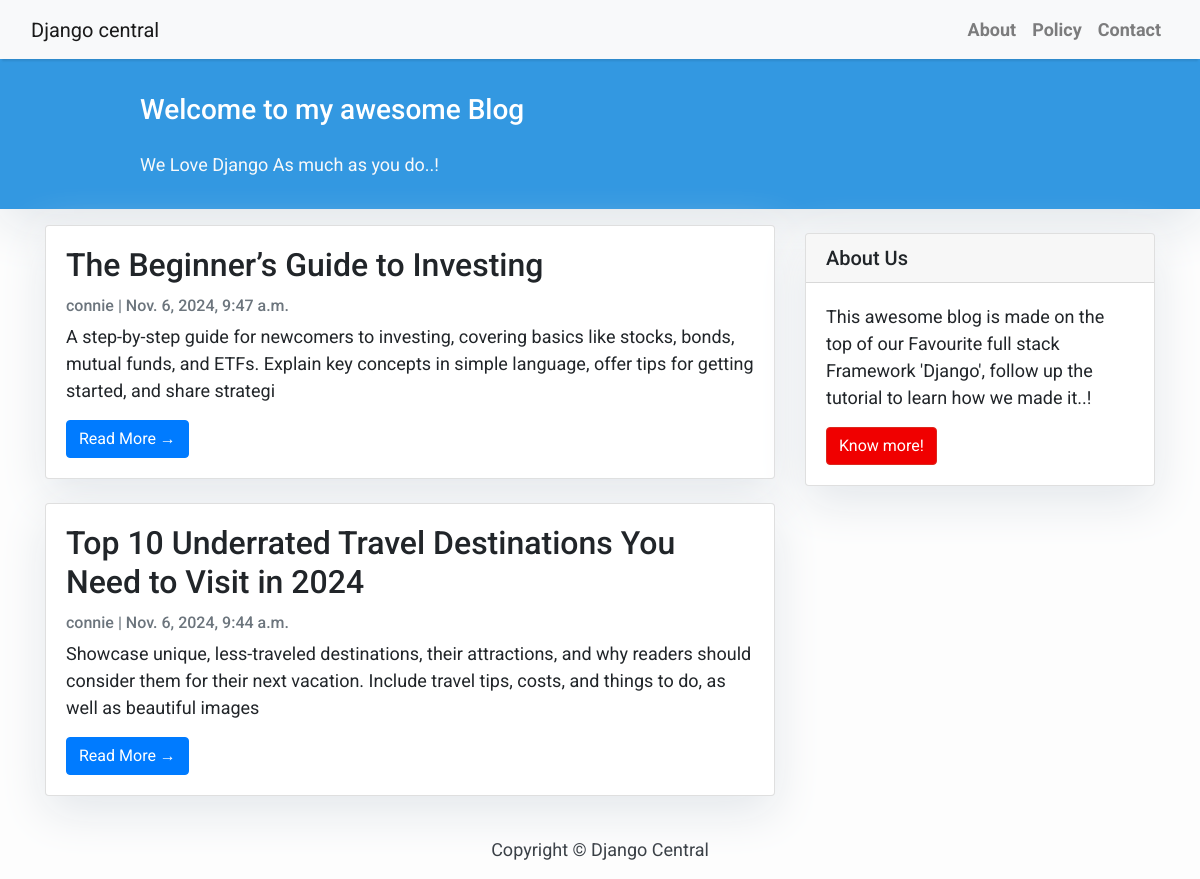
The page / on the database its author committed.
### blog/models.py (models this page shows, shortened)
class Post(models.Model):
    title = models.CharField(max_length=200, unique=True)
    slug = models.SlugField(max_length=200, unique=True)
    author = models.ForeignKey(User, on_delete= models.CASCADE,related_name='blog_posts')
    updated_on = models.DateTimeField(auto_now= True)
    content = models.TextField()
    created_on = models.DateTimeField(auto_now_add=True)
    status = models.IntegerField(choices=STATUS, default=0)
    class Meta:
        ordering = ['-created_on']

### blog/views.py (the view)
# urls.py: path('', views.PostList.as_view(), name='home'),
class PostList(generic.ListView):
    queryset = Post.objects.filter(status=1).order_by('-created_on')
    template_name = 'index.html'

### blog/templates/index.html (shortened to what this page needs)
{% extends "base.html" %}
{% block content %}
<header class="masthead">
    <div class="container">
        <div class="row">
            <div class=" col-md-8 col-md-10 mx-auto">
                <div class="site-heading">
                    <h3 class=" site-heading my-4 mt-3 text-white"> Welcome to my awesome Blog </h3>
                    <p class="text-light">We Love Django As much as you do..! &nbsp
                    </p>
                </div>
            </div>
        </div>
    </div>
</header>
<div class="container">
    <div class="row">
        <div class="col-md-8 mt-3 left">
            {% for post in post_list %}
            <div class="card mb-4">
                <div class="card-body">
                    <h2 class="card-title">{{ post.title }}</h2>
                    <p class="card-text text-muted h6">{{ post.author }} | {{ post.created_on}} </p>
                    <p class="card-text">{{post.content|slice:":200" }}</p>
                    <a href="{% url 'post_detail' post.slug  %}" class="btn btn-primary">Read More &rarr;</a>
                </div>
            </div>
            {% endfor %}
        </div>
        {% block sidebar %} {% include 'sidebar.html' %} {% endblock sidebar %}
    </div>
</div>
{%endblock%}

### blog/templates/base.html (shortened to what this page needs)
<!DOCTYPE html>
<html>
    <head>
        <link rel="stylesheet" href="https://maxcdn.bootstrapcdn.com/bootstrap/4.0.0/css/bootstrap.min.css"
 />
    </head>
    <body>
        <nav class="navbar navbar-expand-lg navbar-light bg-light shadow" id="mainNav">
            <div class="container-fluid">
                <a class="navbar-brand" href="{% url 'home' %}">Django central</a>
                <div class="collapse navbar-collapse" id="navbarResponsive">
                    <ul class="navbar-nav ml-auto">
                        <li class="nav-item text-black">
                            <a class="nav-link text-black font-weight-bold" href="#">About</a>
                        </li>
                        <li class="nav-item text-black">
                            <a class="nav-link text-black font-weight-bold" href="#">Policy</a>
                        </li>
                        <li class="nav-item text-black">
                            <a class="nav-link text-black font-weight-bold" href="#">Contact</a>
                        </li>
                    </ul>
                </div>
            </div>
        </nav>
        {% block content %}{% endblock content %}
        <footer class="py-3 bg-grey">
            <p class="m-0 text-dark text-center ">Copyright &copy; Django Central</p>
        </footer>
    </body>
</html>

### blog/templates/sidebar.html (shortened to what this page needs)
{% block sidebar %}
<div class="col-md-4 float-right ">
<div class="card my-4">
        <h5 class="card-header">About Us</h5>
    <div class="card-body">
        <p class="card-text"> This awesome blog is made on the top of our Favourite full stack Framework 'Django', follow up the tutorial to learn how we made it..!</p>
        <a href="https://djangocentral.com/building-a-blog-application-with-django"
           class="btn btn-danger">Know more!</a>
    </div>
</div>
</div>
{% endblock sidebar %}

### blog/templates/base.html (style rules this page uses)
body { font-family: "Roboto", sans-serif; font-size: 17px; background-color: #fdfdfd; }
.shadow { box-shadow: 0 4px 2px -2px rgba(0, 0, 0, 0.1); }
.btn-danger { color: #fff; background-color: #f00000; border-color: #dc281e; }
.masthead { background: #3398E1; height: auto; padding-bottom: 15px; box-shadow: 0 16px 48px #E3E7EB; padding-top: 10px; }

### blog/templates/index.html (style rules this page uses)
body { font-family: "Roboto", sans-serif; font-size: 18px; background-color: #fdfdfd; }
.card { box-shadow: 0 16px 48px #E3E7EB; }

### blog/templates/sidebar.html (style rules this page uses)
.card { box-shadow: 0 16px 48px #E3E7EB; }

### rows shown on the page
Post: title "The Beginner’s Guide to Investing", author "connie", created_on "Nov. 6, 2024, 9:47 a.m.", content "A step-by-step guide for newcomers to investing, covering basics like stocks, bonds, mutual funds, and ETFs. Explain key concepts in simple language, offer tips for getting started, and share strategi"
Post: title "Top 10 Underrated Travel Destinations You Need to Visit in 2024", author "connie", created_on "Nov. 6, 2024, 9:44 a.m.", content "Showcase unique, less-traveled destinations, their attractions, and why readers should consider them for their next vacation. Include travel tips, costs, and things to do, as well as beautiful images"
